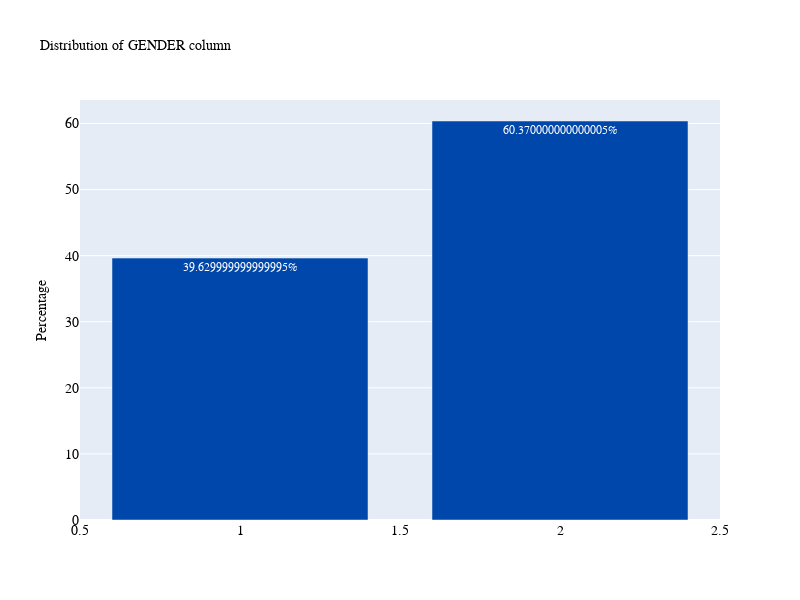

Notebook code for this chart:
### Code cell
plot_bar1('GENDER')

### Figure 1 — Plotly figure (JSON) as saved in the notebook; plotly's stock layout.template omitted (floating-point values rounded to 4 significant figures)
{"data": [{"marker": {"color": "#0047AB"}, "text": ["60.370000000000005%", "39.629999999999995%"], "textposition": "auto", "type": "bar", "x": [2, 1], "y": [60.37, 39.63]}], "layout": {"autosize": false, "font": {"color": "white", "family": "Courier New, monospace", "size": 12}, "height": 600, "title": {"font": {"color": "black", "family": "Courier New, monospace", "size": 14}, "text": "Distribution of GENDER column"}, "width": 800, "xaxis": {"tickfont": {"color": "black", "family": "Courier New, monospace", "size": 14}}, "yaxis": {"tickfont": {"color": "black", "family": "Courier New, monospace", "size": 14}, "title": {"font": {"color": "black", "size": 14}, "text": "Percentage"}}}}
